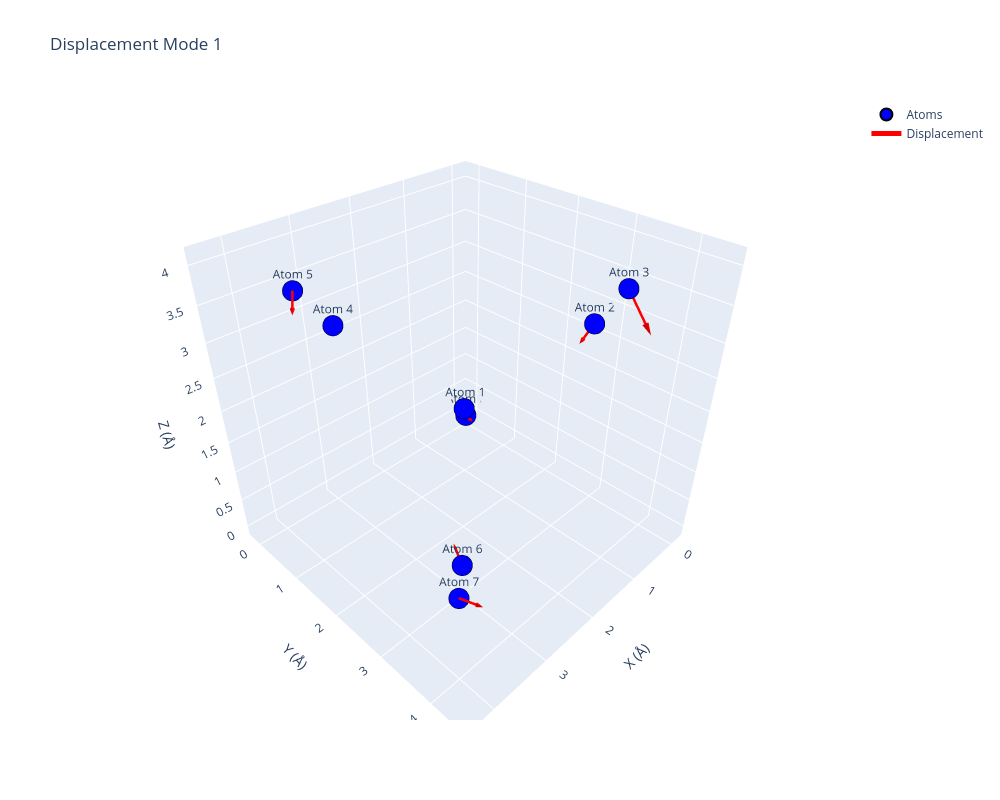

The cell this chart's notebook holds for it:
### Code cell
plot_mode_interactive(structure=structure_bulk, displacement_data=b2.copy(), mode_index=1);

### Figure 1 — Plotly figure (JSON) as saved in the notebook; plotly's stock layout.template omitted (floating-point values rounded to 4 significant figures)
{"data": [{"marker": {"color": "blue", "line": {"color": "black", "width": 2}, "size": 12}, "mode": "markers+text", "name": "Atoms", "text": ["Atom 0", "Atom 1", "Atom 2", "Atom 3", "Atom 4", "Atom 5", "Atom 6", "Atom 7"], "textposition": "top center", "type": "scatter3d", "x": [0.0, 1.357, 0.0, 1.357, 2.715, 4.072, 2.715, 4.072], "y": [0.0, 1.357, 2.715, 4.072, 0.0, 1.357, 2.715, 4.072], "z": [0.0, 1.357, 2.715, 4.072, 2.715, 4.072, 0.0, 1.357]}, {"line": {"color": "red", "width": 5}, "mode": "lines", "name": "Displacement", "showlegend": true, "type": "scatter3d", "x": [0, 0.1531], "y": [0, 0.3042], "z": [0, 0.09486]}, {"colorscale": [[0, "red"], [1, "red"]], "showlegend": false, "showscale": false, "sizeref": 0.3, "type": "cone", "u": [0.1531], "v": [0.3042], "w": [0.09486], "x": [0.1531], "y": [0.3042], "z": [0.09486]}, {"line": {"color": "red", "width": 5}, "mode": "lines", "showlegend": false, "type": "scatter3d", "x": [1.357, 1.155], "y": [1.357, 1.304], "z": [1.357, 1.212]}, {"colorscale": [[0, "red"], [1, "red"]], "showlegend": false, "showscale": false, "sizeref": 0.3, "type": "cone", "u": [-0.2024], "v": [-0.05336], "w": [-0.1455], "x": [1.155], "y": [1.304], "z": [1.212]}, {"line": {"color": "red", "width": 5}, "mode": "lines", "showlegend": false, "type": "scatter3d", "x": [0, -0.05917], "y": [2.715, 2.485], "z": [2.715, 2.356]}, {"colorscale": [[0, "red"], [1, "red"]], "showlegend": false, "showscale": false, "sizeref": 0.3, "type": "cone", "u": [-0.05917], "v": [-0.23], "w": [-0.3587], "x": [-0.05917], "y": [2.485], "z": [2.356]}, {"line": {"color": "red", "width": 5}, "mode": "lines", "showlegend": false, "type": "scatter3d", "x": [1.357, 1.338], "y": [4.072, 4.375], "z": [4.072, 3.72]}, {"colorscale": [[0, "red"], [1, "red"]], "showlegend": false, "showscale": false, "sizeref": 0.3, "type": "cone", "u": [-0.01922], "v": [0.3024], "w": [-0.3527], "x": [1.338], "y": [4.375], "z": [3.72]}, {"line": {"color": "red", "width": 5}, "mode": "lines", "showlegend": false, "type": "scatter3d", "x": [2.715, 2.607], "y": [0, -0.1221], "z": [2.715, 2.63]}, {"colorscale": [[0, "red"], [1, "red"]], "showlegend": false, "showscale": false, "sizeref": 0.3, "type": "cone", "u": [-0.1084], "v": [-0.1221], "w": [-0.08469], "x": [2.607], "y": [-0.1221], "z": [2.63]}, {"line": {"color": "red", "width": 5}, "mode": "lines", "showlegend": false, "type": "scatter3d", "x": [4.072, 4.277], "y": [1.357, 1.65], "z": [4.072, 4.007]}, {"colorscale": [[0, "red"], [1, "red"]], "showlegend": false, "showscale": false, "sizeref": 0.3, "type": "cone", "u": [0.2045], "v": [0.2928], "w": [-0.06528], "x": [4.277], "y": [1.65], "z": [4.007]}, {"line": {"color": "red", "width": 5}, "mode": "lines", "showlegend": false, "type": "scatter3d", "x": [2.715, 2.565], "y": [2.715, 2.408], "z": [0, 0.03859]}, {"colorscale": [[0, "red"], [1, "red"]], "showlegend": false, "showscale": false, "sizeref": 0.3, "type": "cone", "u": [-0.15], "v": [-0.3069], "w": [0.03859], "x": [2.565], "y": [2.408], "z": [0.03859]}, {"line": {"color": "red", "width": 5}, "mode": "lines", "showlegend": false, "type": "scatter3d", "x": [4.072, 4.077], "y": [4.072, 4.401], "z": [1.357, 1.489]}, {"colorscale": [[0, "red"], [1, "red"]], "showlegend": false, "showscale": false, "sizeref": 0.3, "type": "cone", "u": [0.004717], "v": [0.328], "w": [0.1318], "x": [4.077], "y": [4.401], "z": [1.489]}], "layout": {"height": 800, "scene": {"aspectmode": "cube", "aspectratio": {"x": 1, "y": 1, "z": 1}, "xaxis": {"title": {"text": "X (Å)"}, "type": "linear"}, "yaxis": {"title": {"text": "Y (Å)"}, "type": "linear"}, "zaxis": {"title": {"text": "Z (Å)"}, "type": "linear"}}, "title": {"text": "Displacement Mode 1"}, "width": 1000}}
